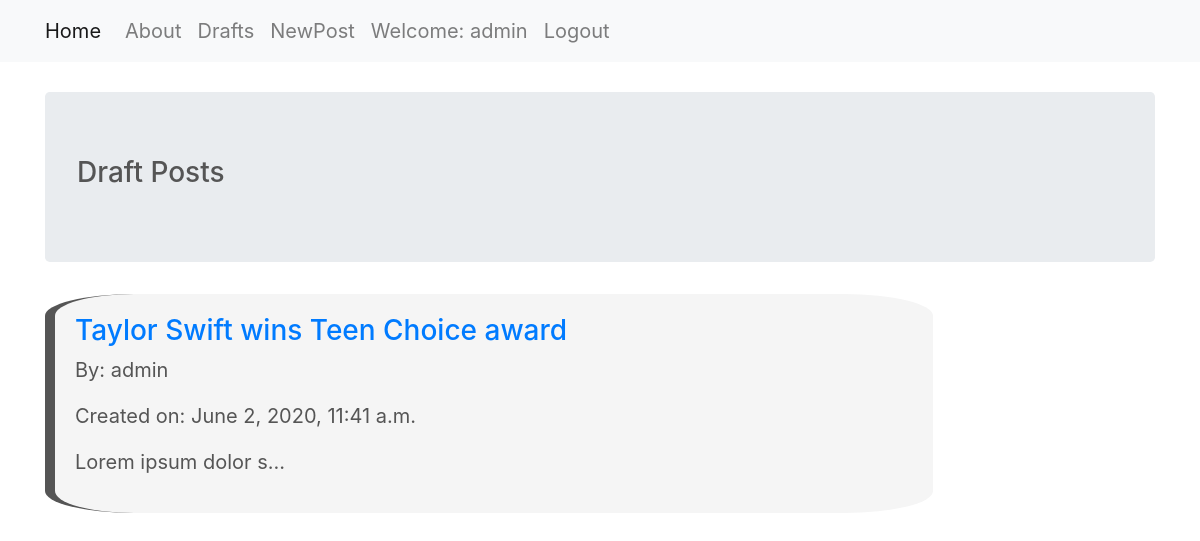
/blog/drafts/ (signed in), run on an earlier commit of the app's database.
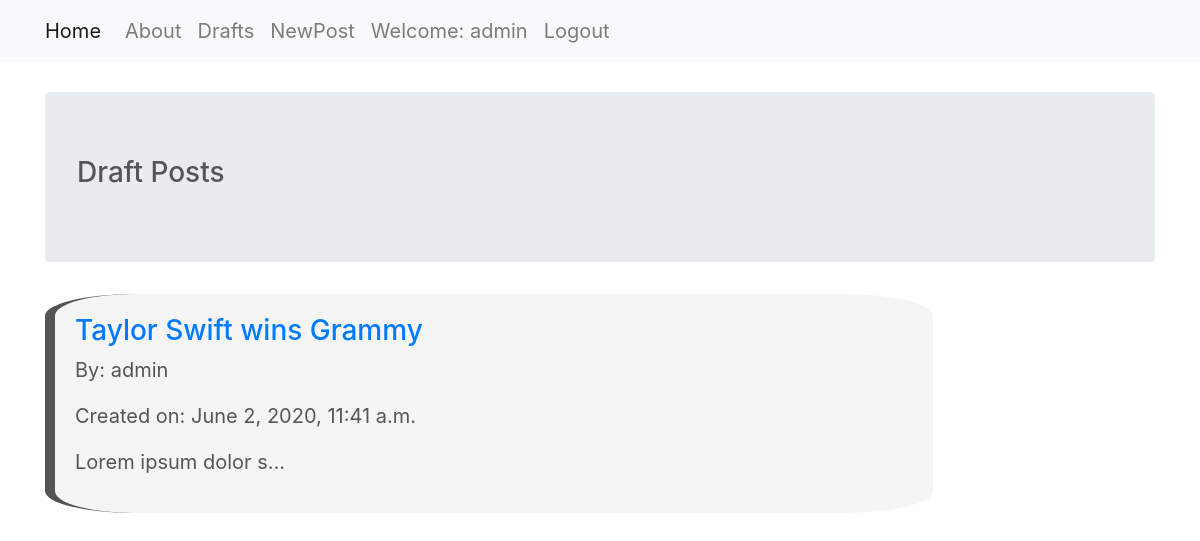
And on a later commit of the database.
### blog/models.py (models this page shows, shortened)
class Blog(models.Model):
    author = models.ForeignKey(User, on_delete = models.CASCADE)
    title = models.CharField(max_length=100, unique=True)
    slug = models.SlugField(max_length = 100, blank=True, null=True)
    cover_pic = models.ImageField(blank=True, upload_to='covers')
    text = models.TextField()
    created_date = models.DateTimeField(default=timezone.now)
    published_date = models.DateTimeField(blank=True, null=True)

### blog/views.py (the view)
# urls.py: path('blog/drafts/', views.draft_blogs, name='blog_drafts'),
@login_required
def draft_blogs(request):
    blog_list = Blog.objects.filter(author=request.user, published_date__isnull=True).order_by('-published_date')
    return render(request, 'blog/blog_drafts.html', {'blogs': blog_list})

### blog/templates/blog/blog_drafts.html (shortened to what this page needs)
{% extends 'blog/base.html' %}
{% block body_block %}
  <div class="jumbotron">
    <h3>Draft Posts</h3>
  </div>
  {% for blog in blogs %}
    <div class="blogpanel">
      <h3><a href="{% url 'blog_detail' title_slug=blog.slug %}">{{ blog.title }}</a></h3>
      <p>By: {{ blog.author }}</p>
      <p>Created on: {{ blog.created_date }}</p>
      <p>{{ blog.text|truncatechars:20 }}</p>
    </div>
  {% endfor %}
{% endblock %}

What changed in the data, as far as the page shows it:
changed Blog "admin": title "Taylor Swift wins Teen Choice award" → "Taylor Swift wins Grammy"
